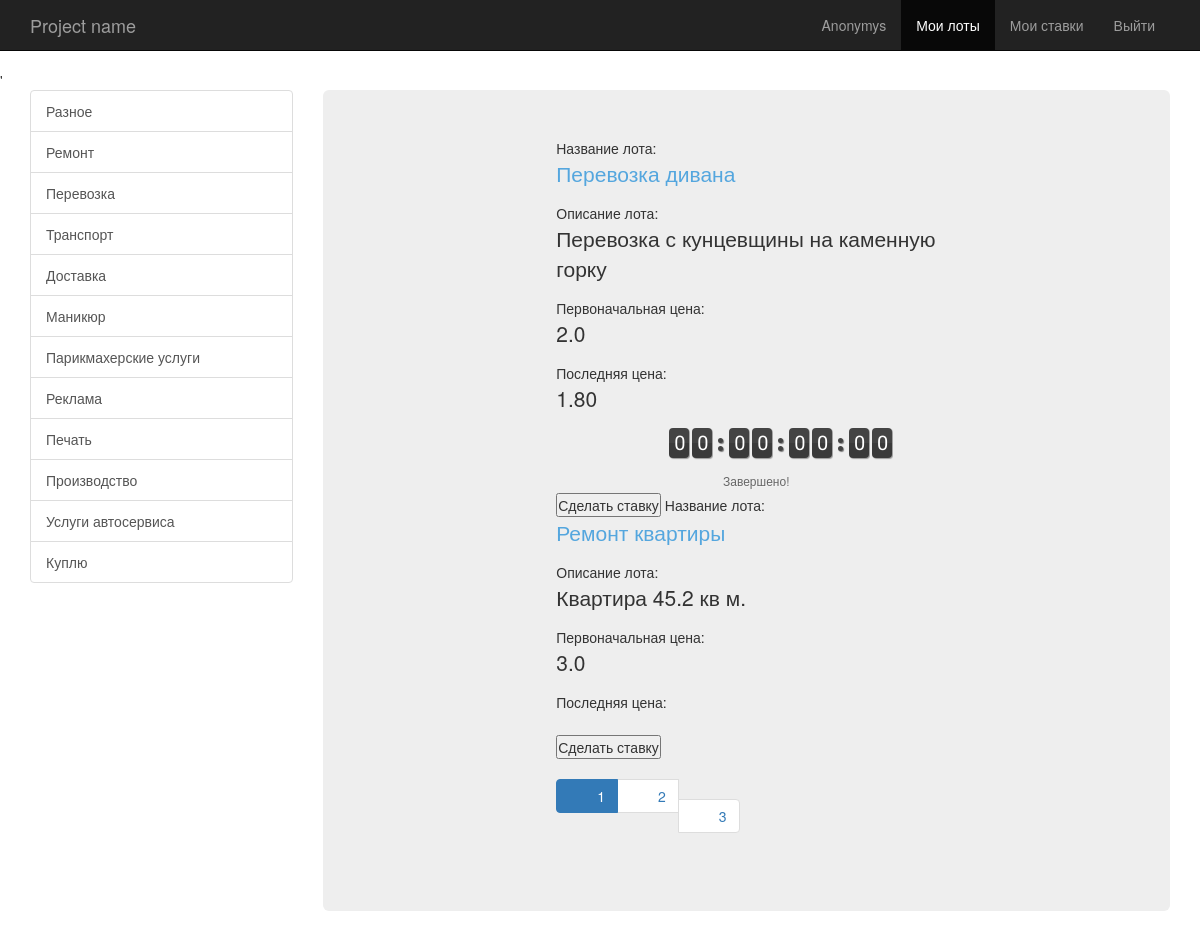
Screenshot of /category/3/ with the database file from the repository.
### hollau/models.py (models this page shows, shortened)
class Category(models.Model):
    name = models.CharField(u'Категория', max_length=30)

class Lot(models.Model):
    name = models.CharField(u"предложение", max_length=100)
    description = models.TextField(u"описание предложения")
    start_price = models.FloatField(u"стартовая цена")
    current_price = models.FloatField(u"текущая цена", blank=True, null=True)
    sold = models.BooleanField(u"продано", default=False)
    author = models.ForeignKey(User, verbose_name=u"Аукционатор", related_name='lots', default="1")
    start_date = models.DateTimeField(u'начало продажи', auto_now_add=True)
    end_date = models.DateTimeField(u'окончание продажи')
    lastest_propose = models.DateTimeField(u'последнее предложение', blank=True, null=True)
    category = models.ForeignKey(Category, verbose_name=u'Категория', default=1)
    class Admin:
        list_display = ("name", "price", "propose", "lastest_propose", "bought")
        ordering = ("-lastest_propose", "end_date",)
    def propose(self):
        lastest = self.propose_set.order_by('-date')
        if lastest:
            return lastest[0]
        else:
            return None
    def bought(self):
        return self.propose() and ((self.end_date < datetime.datetime.now()) or self.sold)

### hollau/views.py (the view)
# urls.py: url(r'^category/(?P<pk>[0-9]+)/$', views.category, name='category'),
def category(request, pk):
    categories = models.Category.objects.all()
    category_lots = models.Lot.objects.filter(category=pk)
    paginator, page = paginate(request, category_lots)
    return render(request, 'categorypage.html', {'paginator': paginator, 'page': page, 'category_lots': page.object_list, 'categories': categories, 'category_id': pk})

### hollau/views.py (called while the page is built)
def paginate(request, qs):
    try:
        limit = int(request.GET.get('limit', 2))
    except ValueError:
        limit = 2
    if limit > 2:
        limit = 2
    try:
        page = int(request.GET.get('page',1))
    except ValueError:
        raise Http404
    paginator = Paginator(qs, limit)
    try:
        page = paginator.page(page)
    except EmptyPage:
        page = paginator.page(paginator.num_pages)
    return paginator, page

### hollau/templates/categorypage.html (shortened to what this page needs)
{% extends 'base.html' %}
{% load staticfiles %}
{% block javascript %}
        <link rel="stylesheet" href="{% static 'countdown_style.css' %}" />
        <link rel="stylesheet" href="{% static 'jquery.countdown.css' %} " />
{% endblock %}
{% block content %}
<div class="row">
  <div class="col-lg-12 col-md-12 col-sm-12 col-xs-12">
{% for lot in category_lots %}
Название лота: <p><a href="{% url 'lot_detail' lot.id%}">{{lot.name}}</a></p>
Описание лота: <p>{{lot.description}}</p>
Первоначальная цена: <p>{{lot.start_price}}</p>
Последняя цена: <p id="current_price">{{lot.current_price|floatformat:2}}</p>
<div id="countdown"></div>
<p id="note"></p>
<button id="makeabet">Сделать ставку</button>
{% endfor %}
<nav><ul class="pagination">
{% for p in paginator.page_range %}
 {% if p == page.number %}
 <li class="active">
 {% else %}
 <li>
 {% endif %}
  <a href="{{ paginator.baseurl }}{{ p }}">
  {{ p }}</a>
</li>
{% endfor %}
</ul></nav>
      </div>
    </div>
<body>
</body>
{% endblock %}

### hollau/templates/base.html (shortened to what this page needs)
{% load staticfiles %}
<!DOCTYPE html>
<html>
  <head>
    <link href={% static "bootstrap/css/bootstrap.min.css" %} rel="stylesheet">
    <link href={% static 'offcanvas.css' %} rel="stylesheet">'
    <link rel="stylesheet" type="text/css" href="{% static 'style.css' %}">
  </head>
  <body>
    <nav class="navbar navbar-fixed-top navbar-inverse">
      <div class="container">
        <div class="navbar-header">
          <a class="navbar-brand" href="#">Project name</a>
        </div>
        <div id="navbar" class="collapse navbar-collapse navbar-right">
          <ul class="nav navbar-nav">
              {%if user.is_authenticated%}
            <li><a href="#">{{user.first_name}}</a></li>
              {% else %}
              <li><a href="{%url 'login' %}">Anonymys</a></li>
              {% endif %}
            <li class="active"><a href="#">Мои лоты</a></li>
            <li><a href="#about">Мои ставки</a></li>
            <li><a href="{% url 'logout' %}">Выйти</a></li>
          </ul>
        </div>
      </div>
    </nav>
    <div class="container">
      <div class="row row-offcanvas row-offcanvas-left">
          <div class="col-xs-6 col-sm-3 sidebar-offcanvas" id="sidebar">
          <div class="list-group">
            {% for category in categories %}
            <a href="{% url 'category' category.id%}" class="list-group-item">{{ category.name }}</a>
            {% endfor %}
          </div>
        </div>
        <div class="col-xs-12 col-sm-9">
          <div class="jumbotron">
          <main>
          <div id="container">
			{%block content%}{%endblock%}
		  </div>
          </main>
          </div>
        </div>
      </div>
    {% block javascript %}{% endblock %}
  </body>
</html>

### hollau/static/offcanvas.css (style rules this page uses)
html, body { overflow-x: hidden; }
body { padding-top: 70px; }

### hollau/static/style.css (style rules this page uses)
#container { width: 400px; margin: auto; padding: 0 10px 10px 10px; }

### hollau/static/countdown_style.css (style rules this page uses)
* { margin:0; padding:0; }
html { position:relative; }
a, a:visited { text-decoration:none; outline:none; color:#54a6de; }
#note { color: #666666; font-size: 12px; margin: 0 auto; padding: 4px; text-align: center; text-shadow: 1px 1px 0 rgba(255, 255, 255, 0.3); width: 400px; }

### rows the page displays
Category: name "Разное"
Category: name "Ремонт"
Category: name "Перевозка"
Category: name "Транспорт"
Category: name "Доставка"
Category: name "Маникюр"
Category: name "Парикмахерские услуги"
Category: name "Реклама"
Category: name "Печать"
Category: name "Производство"
Category: name "Услуги автосервиса"
Category: name "Куплю"
Lot: name "Перевозка дивана", description "Перевозка с кунцевщины на каменную горку", start_price "2.0", current_price "1.80"
Lot: name "Ремонт квартиры", description "Квартира 45.2 кв м.", start_price "3.0"

### other values shown
{{ p }} "1" "2" "3"
